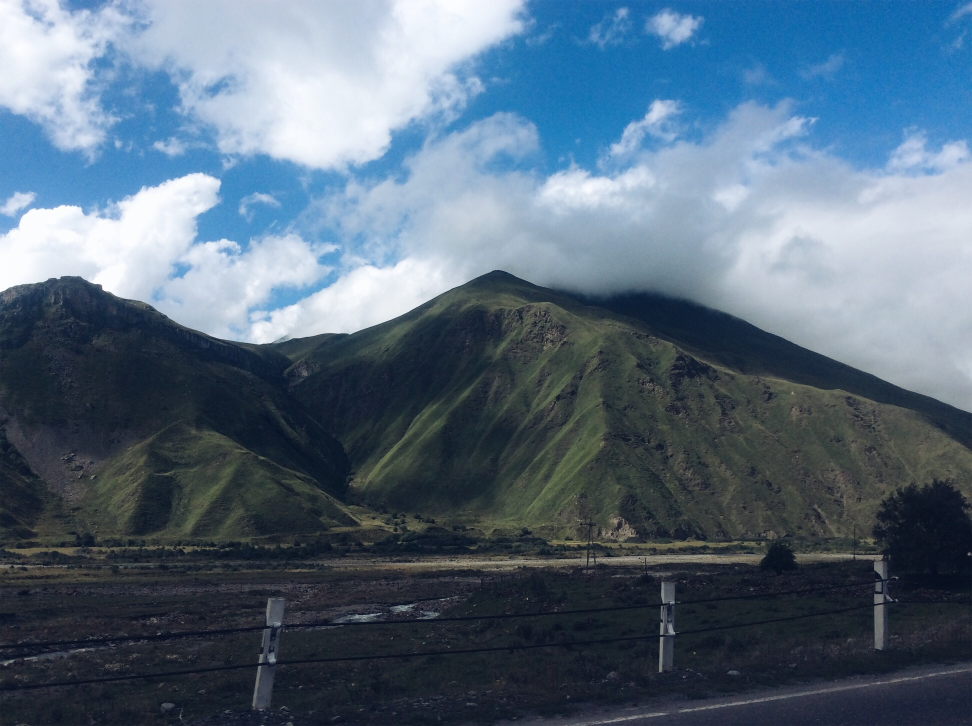
#> input picture methods/voronoi/test.jpg, 1944 x 1452 px, found by its file name (shown at 1/2 size)
$ python prep.py
#> lines starting #> are read from the running program, lines starting #| are printed output that depends on the picture
### methods/voronoy/splitting.py
from PIL import Image, ImageDraw
from math import sqrt, ceil, floor
import numpy as np


def is_point_in_box(point, box):
	"""Checks if a point belongs to box

	:param point: point (x, y)
	:type point: tuple
	:param box: box (x, y, x + width, y + height)
	:type box: tuple
	:return: True or False
	:rtype: boolean
	"""
	return  point[0] > box[0] + 1 and point[0] < box[2] - 1  \
		 and point[1] > box[1] + 1 and point[1] < box[3] - 1


def get_scheme_of_splitting(n):
	"""Calculates the optimal number of boxes on each side

	:param n: minimum number of boxes
	:type n: int
	:return: number of boxes in x and number of boxes in y
	:rtype: tuple
	"""
	sqrt_n = sqrt(n)
	if sqrt_n % 1: # not square
		a = floor(sqrt_n)
		b = ceil(sqrt_n)
		if n < (a ** 2 + (b ** 2 - a ** 2) / 2):
			return a + 1, a
		else:
			return a + 2, a
	else:
		sqrt_n = int(sqrt_n)
		return sqrt_n, sqrt_n


def split_to_workspace(img_size, n):
	"""Splits the image plane into workspaces and windows

	:param img_size: image size
	:type img_size: tuple
	:param n:  minimum number of workspace
	:type n: int
	:return: list of workspaces and list of windows
	:rtype: tuple
	"""
	w, h = img_size
	w_n, h_n = get_scheme_of_splitting(n)
	w_step = w // w_n
	h_step = h // h_n
	w_step_z = w_step // 4
	h_step_z = h_step // 4
	boxes = []
	mini_boxes = []
	for i in range(0, h, h_step):
		for j in range(0, w, w_step):
			if j + w_step <= w and i + h_step <= h:
				boxes.append((j, i, j+w_step, i+h_step))
				mini_boxes.append((j + w_step_z, i + h_step_z,
					j + w_step - w_step_z, i + h_step - h_step_z))
	return boxes, mini_boxes


def get_clusters_points_in_box(clusters, box):
	"""Returns a list of points that belong to the box

	:param clusters: list of all points
	:type clusters: list
	:param box: points of box
	:type box: tuple
	:return: list of points in the box
	:rtype: list
	"""
	return [tuple(point) for point in clusters if is_point_in_box(point, box)]


def get_rescale_clusters(clusters, new_zero):
	"""Rescales points in box coordinates

	:param clusters: list of points
	:type clusters: list
	:param new_zero: upper left corner of the box
	:type new_zero: tuple
	:return:  list of rescaled points
	:rtype: list
	"""
	return [(point[0] - new_zero[0], point[1] - new_zero[1]) for point in clusters]


def get_rescale_box(box, new_zero):
	return box[0] - new_zero[0], box[1] - new_zero[1], \
		   box[2] - new_zero[0], box[3] - new_zero[1]


# [34 lines that do not run on import are left out]

### methods/voronoy/prep.py
import numpy as np
import random
from PIL import Image, ImageDraw
from scipy.spatial import Voronoi

from splitting import split_to_workspace, get_clusters_points_in_box, get_rescale_clusters
from hashing import get_comparable_hash


def extract(img, z, n, l=8):
	size = img.size
	_, windows = split_to_workspace(size, n)
	msg = b""
	for win in windows:
		win = img.crop(win)
		win = np.array(win)
		bin = get_comparable_hash(win)[:l]
		msg += int(bin, 2).to_bytes(1, byteorder='big')

	return msg


if __name__ == '__main__':
	img_origin = Image.open("test.jpg")
#> img_origin is the input picture: PIL image 1944x1452 RGB; mean R, G, B 86.2, 105.5, 123.4
	size = img_origin.size
#> size = (1944, 1452)
	img = np.array(img_origin)
	n = 15

	# np.random.seed(int(args.seed))

	# cn = int(0.1 * np.min(img.shape))
	cn = 2000 # необходимо вычислять примерно одна точка на 100 пикселей
	clusters = np.array(tuple(zip(np.random.rand(cn) * img.shape[1], np.random.rand(cn) * img.shape[0])))
	vor = Voronoi(clusters)

	points = vor.vertices.tolist()
	clus = clusters.tolist()
	draw = ImageDraw.Draw(img_origin)
	for i in range(len(points)):
		points[i] = tuple(points[i])
	for j in range(len(clus)):
		clus[j] = tuple(clus[j])


	draw.point(clus, fill=(255, 0, 0))
	for region in vor.regions:
		if not -1 in region:
			polygon = [tuple(vor.vertices[i]) for i in region]
			if polygon:
				draw.polygon(polygon)

	draw.point(points, fill=(0, 0, 255))
	# img_origin.show()

	t = 8
	boxes, mini_boxes = split_to_workspace(size, n)
	draw.rectangle(mini_boxes[t])
	img_origin.crop(boxes[t]).save("test/wow1.png")
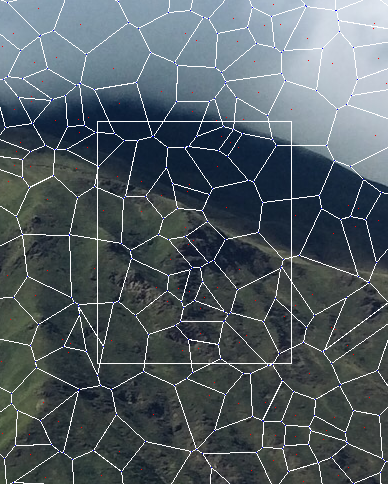
#> saved as wow1.png: PIL image 388x484 RGB; mean R, G, B 81.7, 92.2, 98.2
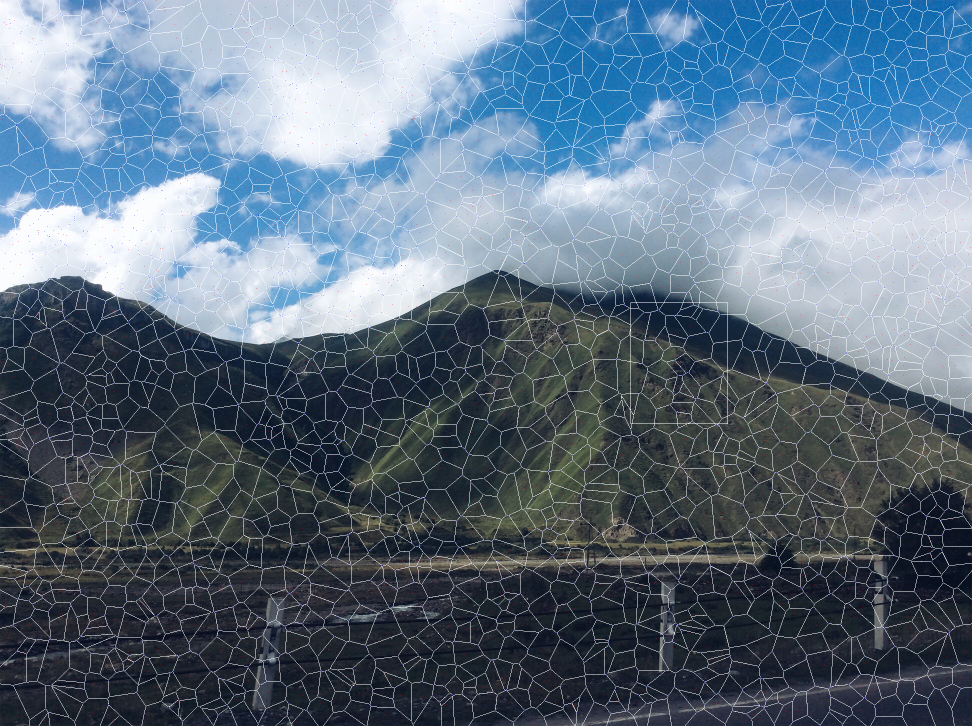
#> img_origin: PIL image 1944x1452 RGB (shown at 1/2 size); mean R, G, B 93.9, 112.1, 129.4

	piece = Image.open("test.jpg").crop(boxes[t])
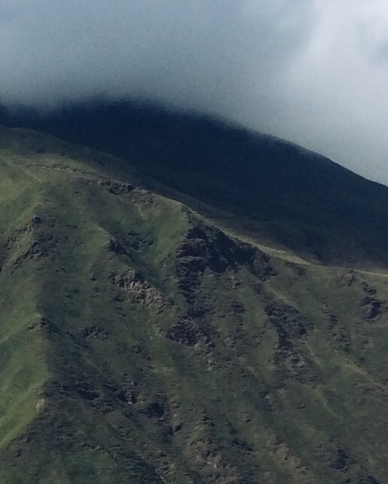
#> piece: PIL image 388x484 RGB; mean R, G, B 72.1, 83.5, 89.5
	points_in_piece = get_clusters_points_in_box(clusters, boxes[t])
	points_in_piece = get_rescale_clusters(points_in_piece, boxes[t][:2])
	vor_piece = Voronoi(points_in_piece)

	points = vor_piece.vertices.tolist()
	draw_piece = ImageDraw.Draw(piece)

	for i in range(len(points)):
		points[i] = tuple(points[i])

	draw_piece.point(points_in_piece, fill=(255, 0, 0))
	draw_piece.rectangle(mini_boxes[t], fill=(0, 255, 255))
	for region in vor_piece.regions:
		if not -1 in region:
			polygon = [tuple(vor_piece.vertices[i]) for i in region]
			if polygon:
				draw_piece.polygon(polygon)

	draw_piece.point(points, fill=(0, 0, 255))
	piece.save("test/wow2.png")
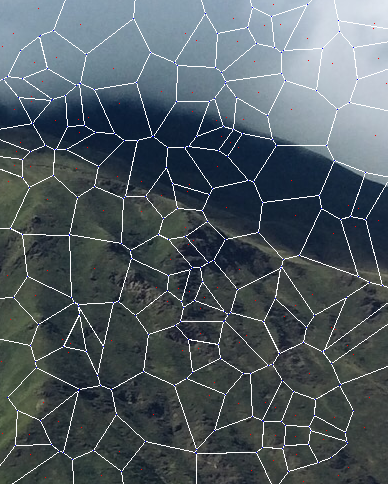
#> saved as wow2.png: PIL image 388x484 RGB; mean R, G, B 80.2, 90.8, 96.9

	points_in_win = get_clusters_points_in_box(clusters, mini_boxes[t])
	points_in_win = get_rescale_clusters(points_in_win, boxes[t][:2])
	point_to_swap = random.choice(points_in_win)
#> point_to_swap = (141.4, 181.6)
	point_to_swap_new = (point_to_swap[0] + random.randint(-10, 10),
					 point_to_swap[1] + random.randint(-10, 10))
#> point_to_swap_new = (144.4, 172.6)
	points_in_piece.remove(point_to_swap)
	points_in_piece.append(point_to_swap_new)
	vor_piece_new = Voronoi(points_in_piece)
	draw_piece_new = ImageDraw.Draw(piece)
	draw_piece_new.point(point_to_swap_new, fill=(0, 255, 255))
	for region in vor_piece_new.regions:
		if not -1 in region:
			polygon = [tuple(vor_piece_new.vertices[i]) for i in region]
			if polygon:
				draw_piece_new.polygon(polygon)
#> this loop made 137 passes
#> (region, polygon) on passes 3, 6, 7, 10, 54: ([21, 17, 16, 19], [(322, 208.9), (340.8, 219.4), (359, 276.2), (299.9, 255.9)]), ([50, 48, 49], [(202.5, 281.9), (194.7, 300.5), (224.9, 311.4)]), ([57, 55, 54, 56], [(350.8, 216.3), (365.6, 172), (390.3, 177.5), (366, 219.5)]), ([63, 61, 62], [(-50.91, 150.5), (22.36, 177.6), (22.75, 159.7)]), ([146, 136, 144], [(63.69, 346.9), (79.38, 315), (86.3, 351.1)])
#> region on passes 1, 2, 4, 5, 8, 9: [], [12, 4, 3, 10, 9, 11], [-1, 41, 43, 44, 42, 45], [-1, 1, 37, 38, 5, 45], [57, 17, 21, 20, 15, 55], [60, 24, 23, 32, 31, 22, 58]
	piece.save("test/wow3.png")
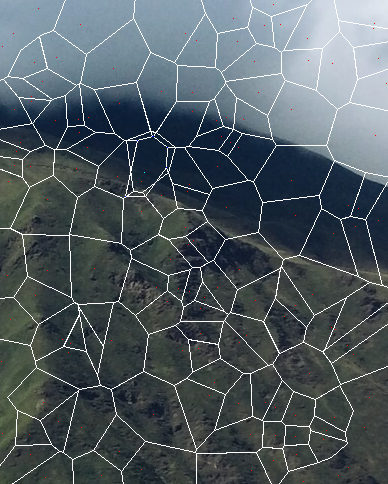
#> saved as wow3.png: PIL image 388x484 RGB; mean R, G, B 80.7, 91.3, 97

$ run again, with methods/voronoi/photo.jpg copied over methods/voronoi/test.jpg
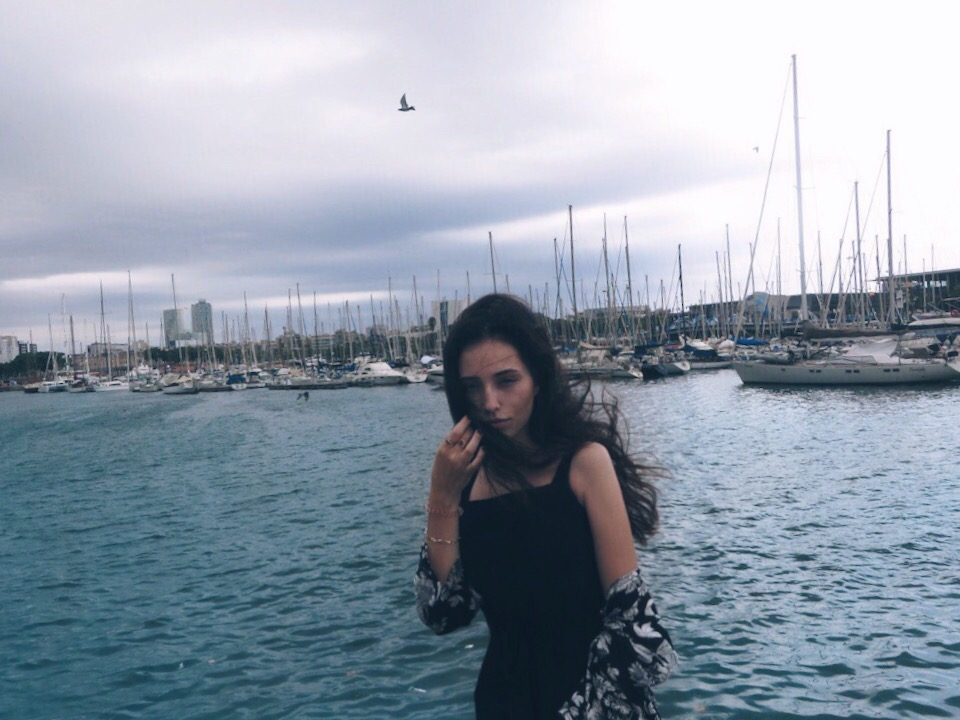
#> input picture methods/voronoi/photo.jpg, 960 x 720 px, found by its file name
#> img_origin is the input picture: PIL image 960x720 RGB; mean R, G, B 145.6, 157, 170.1
#> `piece.save("test/wow2.png")`:
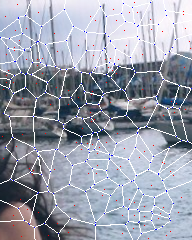
#> saved as wow2.png: PIL image 192x240 RGB; mean R, G, B 152.8, 158.1, 171.6
#> the loop `for region in vor_piece_new.regions:` made 135 passes
#> (region, polygon) on passes 26, 33, 41: ([85, 11, 2, 83], [(125.4, 224.5), (95.75, 225), (93, 451), (134.3, 243.3)]), ([101, 51, 53, 99], [(208.7, 148), (255.7, 156.9), (167, 190.5), (162.4, 180.1)]), ([114, 112, 113], [(98.83, 139.8), (109.9, 154.4), (94.93, 149)])
#> `piece.save("test/wow3.png")`:
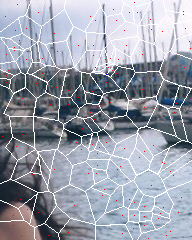
#> saved as wow3.png: PIL image 192x240 RGB; mean R, G, B 154.1, 159.4, 171.7
